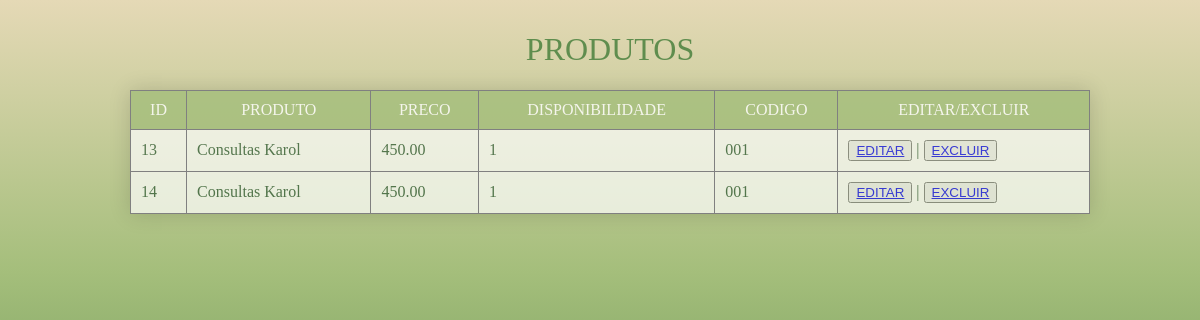
The app's page /listarproduto.php with its own data.
### tables this page shows
CREATE TABLE `produtos` (
  `id` int(11) NOT NULL,
  `Produto` varchar(130) NOT NULL,
  `Preco` varchar(130) NOT NULL,
  `Disponibilidade` varchar(20) NOT NULL,
  `Codigo` varchar(20) NOT NULL
);

### listarproduto.php (the view, shortened to what this page needs)
<?php
include("conexao.php");
$sql = "select * from produtos";
$query = mysqli_query($conn, $sql);
?>
<!DOCTYPE html PUBLIC "-//W3C//DTD XHTML 1.0 Transitional//EN"
 "http://www.w3.org/TR/xhtml1/DTD/xhtml1-transitional.dtd">
<html xmlns="http://www.w3.org/1999/xhtml">
<head>
</head>
<body>
<h1><center> PRODUTOS </center></h1>
<table width="500" border="1" align="center">
<thead>
<tr>
    <th>ID</th>
    <th>PRODUTO</th>
    <th>PRECO</th>
    <th>DISPONIBILIDADE</th>
    <th>CODIGO</th>
    <th>EDITAR/EXCLUIR</th>
  </tr>
</thead>
<?php
while($L = mysqli_fetch_array($query)) {
  $id        = $L["id"];
  $produto      = $L["Produto"];
  $preco     = $L["Preco"];
  $disponibilidade     = $L["Disponibilidade"];
  $codigo     = $L["Codigo"];
    echo"
<tbody>
  <tr>
    <td>$id</td>
    <td>$produto</td>
    <td>$preco</td>
    <td>$disponibilidade</td>
    <td>$codigo</td>
 <td><button><a href=\"editarproduto.php?id=$id\">EDITAR</a></button> |
 <button> <a href=\"excluirproduto.php?id=$id\">EXCLUIR</a></button></td>
  </tr>
  </tbody>\n";
}
?>
</table>
</body>
</html>

### listarproduto.php (style rules this page uses)
body { background: linear-gradient(#E5D9B6,#A4BE7B,#5F8D4E,#285430); background-size: cover; width:100%; align-items: baseline; justify-content: center; padding: 10px; min-height: 100vh; margin:0; }
table, th,td { border-collapse: collapse; padding: 10px 10px; table-layout: auto; font-family: secular; box-shadow: 0 0 20px rgba(0, 0, 0, 0.15); }
table { width: 80%; }
th { background-color: #A4BE7B; color: #fff; opacity: 80%; font-family: secular; font-weight: 400; }
td { background-color:#fff ; color: #285430; opacity: 70%; font-family:secular; font-family:Mulish; }
h1 { font-weight: 500; font-family: Mulish; color:#5F8D4E; }

### records on screen
produtos: id "13", Produto "Consultas Karol", Preco "450.00", Disponibilidade "1", Codigo "001"
produtos: id "14", Produto "Consultas Karol", Preco "450.00", Disponibilidade "1", Codigo "001"
